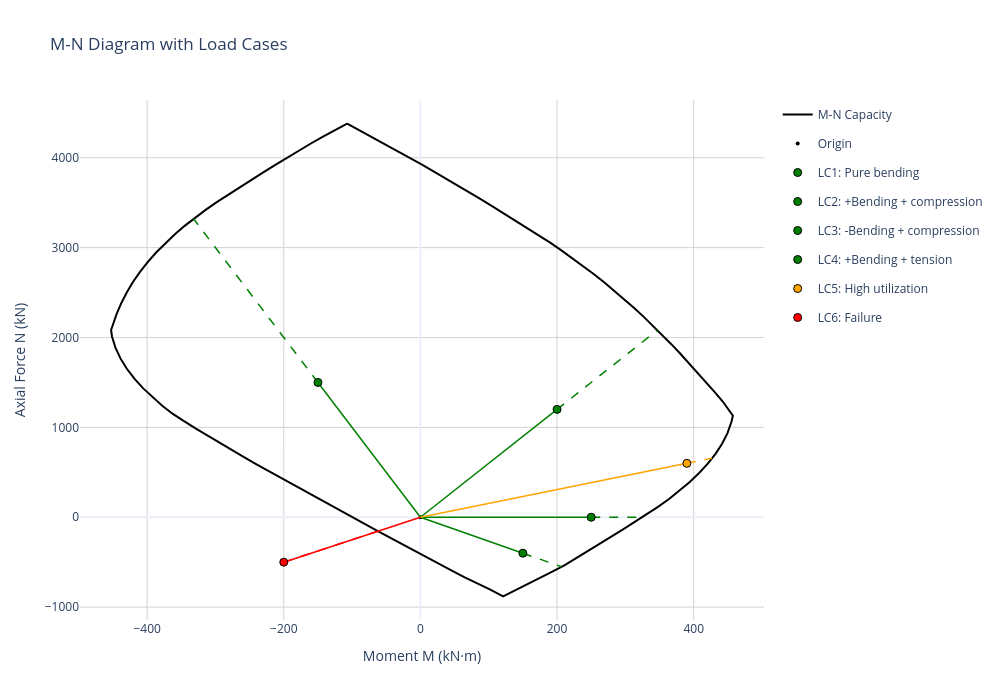

Notebook source saved alongside this figure:
### Markdown cell above
### 2.3 Visualize Load Cases on M-N Diagram

### Code cell
# Plot diagram with load points
plot_points = [
    {"N_Ed": lc["N_Ed"], "M_Ed": lc["M_Ed"], "name": lc["name"]}
    for lc in load_cases
]

bending_check.plot_mn(
    load_points=plot_points,
    show_vectors=True,
    title="M-N Diagram with Load Cases",
    show=False,
    width=1000,
)

### Figure 1 — Plotly figure (JSON) as saved in the notebook; plotly's stock layout.template omitted (floating-point values rounded to 4 significant figures)
{"data": [{"hovertemplate": "M: %{x:.1f} kN·m<br>N: %{y:.1f} kN<extra></extra>", "line": {"color": "black", "width": 2}, "mode": "lines", "name": "M-N Capacity", "type": "scatter", "x": [-107.2, -89.22, -71.16, -53.14, -35.21, -17.4, 0.3192, 17.94, 35.47, 52.92, 70.29, 87.58, 104.8, 122.0, 139.1, 156.2, 173.1, 189.9, 206.3, 222.5, 238.4, 254.0, 269.3, 284.3, 298.9, 313.3, 327.3, 341.0, 354.4, 367.6, 380.5, 393.2, 405.7, 418.0, 430.2, 442.2, 457.4, 455.1, 449.5, 441.5, 431.7, 420.3, 407.6, 393.8, 379.2, 363.9, 347.7, 331.1, 314.2, 297.2, 280.0, 262.8, 245.6, 228.2, 211.3, 193.0, 174.6, 156.2, 137.4, 121.0, 101.6, 82.61, 64.13, 45.94, 27.78, 9.646, -8.469, -26.55, -44.47, -62.38, -80.31, -98.26, -116.2, -134.1, -152.0, -169.9, -187.8, -205.6, -223.4, -241.2, -258.8, -276.5, -294.0, -311.3, -328.6, -345.5, -362.4, -377.9, -392.5, -406.1, -418.6, -429.7, -439.1, -446.4, -451.5, -452.8, -444.8, -437.9, -429.9, -420.8, -410.5, -399.2, -386.9, -373.7, -359.8, -345.1, -329.8, -313.9, -297.5, -280.8, -264.0, -247.1, -230.1, -213.0, -195.7, -178.4, -160.9, -143.3, -125.3, -107.2], "y": [4380.0, 4306.0, 4232.0, 4158.0, 4084.0, 4008.0, 3932.0, 3855.0, 3778.0, 3700.0, 3621.0, 3541.0, 3461.0, 3381.0, 3301.0, 3220.0, 3138.0, 3055.0, 2970.0, 2883.0, 2794.0, 2704.0, 2612.0, 2518.0, 2422.0, 2325.0, 2227.0, 2127.0, 2025.0, 1923.0, 1819.0, 1715.0, 1610.0, 1504.0, 1397.0, 1290.0, 1130.0, 1060.0, 936.5, 817.4, 703.3, 594.1, 489.7, 389.9, 294.2, 202.2, 115.4, 31.27, -50.98, -132.1, -212.2, -292.1, -372.3, -451.2, -533.3, -604.6, -675.3, -745.7, -812.3, -880.3, -802.5, -737.0, -667.1, -594.7, -522.1, -449.3, -376.3, -303.0, -228.4, -153.8, -79.23, -4.874, 69.57, 144.1, 218.7, 293.5, 368.6, 444.0, 519.4, 594.9, 671.9, 749.0, 826.4, 905.9, 985.2, 1067.0, 1150.0, 1240.0, 1336.0, 1436.0, 1541.0, 1652.0, 1767.0, 1888.0, 2012.0, 2084.0, 2261.0, 2382.0, 2501.0, 2617.0, 2730.0, 2840.0, 2945.0, 3048.0, 3147.0, 3242.0, 3334.0, 3423.0, 3508.0, 3592.0, 3675.0, 3757.0, 3838.0, 3919.0, 3999.0, 4078.0, 4156.0, 4232.0, 4307.0, 4380.0]}, {"hovertemplate": "Origin (0,0)<extra></extra>", "marker": {"color": "black", "size": 4, "symbol": "circle"}, "mode": "markers", "name": "Origin", "type": "scatter", "x": [0], "y": [0]}, {"hoverinfo": "skip", "legendgroup": "lc_0", "line": {"color": "green", "dash": "solid", "width": 1.5}, "mode": "lines", "showlegend": false, "type": "scatter", "x": [0, 250], "y": [0, 0]}, {"hoverinfo": "skip", "legendgroup": "lc_0", "line": {"color": "green", "dash": "dash", "width": 1.5}, "mode": "lines", "showlegend": false, "type": "scatter", "x": [250, 324.7], "y": [0, 0]}, {"hovertemplate": "<b>LC1: Pure bending</b><br>N_Ed: 0.0 kN<br>M_Ed: 250.0 kN·m<br>N_Rd: 0.0 kN<br>M_Rd: 324.7 kN·m<br>Utilization: 77.0%<br>Status: ✓ PASS<extra></extra>", "legendgroup": "lc_0", "marker": {"color": "green", "line": {"color": "black", "width": 1}, "size": 8, "symbol": "circle"}, "mode": "markers", "name": "LC1: Pure bending", "type": "scatter", "x": [250], "y": [0]}, {"hoverinfo": "skip", "legendgroup": "lc_1", "line": {"color": "green", "dash": "solid", "width": 1.5}, "mode": "lines", "showlegend": false, "type": "scatter", "x": [0, 200], "y": [0, 1200]}, {"hoverinfo": "skip", "legendgroup": "lc_1", "line": {"color": "green", "dash": "dash", "width": 1.5}, "mode": "lines", "showlegend": false, "type": "scatter", "x": [200, 347.0], "y": [1200, 2082.0]}, {"hovertemplate": "<b>LC2: +Bending + compression</b><br>N_Ed: 1200.0 kN<br>M_Ed: 200.0 kN·m<br>N_Rd: 2081.8 kN<br>M_Rd: 347.0 kN·m<br>Utilization: 57.6%<br>Status: ✓ PASS<extra></extra>", "legendgroup": "lc_1", "marker": {"color": "green", "line": {"color": "black", "width": 1}, "size": 8, "symbol": "circle"}, "mode": "markers", "name": "LC2: +Bending + compression", "type": "scatter", "x": [200], "y": [1200]}, {"hoverinfo": "skip", "legendgroup": "lc_2", "line": {"color": "green", "dash": "solid", "width": 1.5}, "mode": "lines", "showlegend": false, "type": "scatter", "x": [0, -150], "y": [0, 1500]}, {"hoverinfo": "skip", "legendgroup": "lc_2", "line": {"color": "green", "dash": "dash", "width": 1.5}, "mode": "lines", "showlegend": false, "type": "scatter", "x": [-150, -332.1], "y": [1500, 3321.0]}, {"hovertemplate": "<b>LC3: -Bending + compression</b><br>N_Ed: 1500.0 kN<br>M_Ed: -150.0 kN·m<br>N_Rd: 3320.5 kN<br>M_Rd: -332.1 kN·m<br>Utilization: 45.2%<br>Status: ✓ PASS<extra></extra>", "legendgroup": "lc_2", "marker": {"color": "green", "line": {"color": "black", "width": 1}, "size": 8, "symbol": "circle"}, "mode": "markers", "name": "LC3: -Bending + compression", "type": "scatter", "x": [-150], "y": [1500]}, {"hoverinfo": "skip", "legendgroup": "lc_3", "line": {"color": "green", "dash": "solid", "width": 1.5}, "mode": "lines", "showlegend": false, "type": "scatter", "x": [0, 150], "y": [0, -400]}, {"hoverinfo": "skip", "legendgroup": "lc_3", "line": {"color": "green", "dash": "dash", "width": 1.5}, "mode": "lines", "showlegend": false, "type": "scatter", "x": [150, 206.7], "y": [-400, -551.2]}, {"hovertemplate": "<b>LC4: +Bending + tension</b><br>N_Ed: -400.0 kN<br>M_Ed: 150.0 kN·m<br>N_Rd: -551.2 kN<br>M_Rd: 206.7 kN·m<br>Utilization: 72.6%<br>Status: ✓ PASS<extra></extra>", "legendgroup": "lc_3", "marker": {"color": "green", "line": {"color": "black", "width": 1}, "size": 8, "symbol": "circle"}, "mode": "markers", "name": "LC4: +Bending + tension", "type": "scatter", "x": [150], "y": [-400]}, {"hoverinfo": "skip", "legendgroup": "lc_4", "line": {"color": "orange", "dash": "solid", "width": 1.5}, "mode": "lines", "showlegend": false, "type": "scatter", "x": [0, 390], "y": [0, 600]}, {"hoverinfo": "skip", "legendgroup": "lc_4", "line": {"color": "orange", "dash": "dash", "width": 1.5}, "mode": "lines", "showlegend": false, "type": "scatter", "x": [390, 426.8], "y": [600, 656.6]}, {"hovertemplate": "<b>LC5: High utilization</b><br>N_Ed: 600.0 kN<br>M_Ed: 390.0 kN·m<br>N_Rd: 656.6 kN<br>M_Rd: 426.8 kN·m<br>Utilization: 91.4%<br>Status: ✓ PASS<extra></extra>", "legendgroup": "lc_4", "marker": {"color": "orange", "line": {"color": "black", "width": 1}, "size": 8, "symbol": "circle"}, "mode": "markers", "name": "LC5: High utilization", "type": "scatter", "x": [390], "y": [600]}, {"hoverinfo": "skip", "legendgroup": "lc_5", "line": {"color": "red", "dash": "solid", "width": 1.5}, "mode": "lines", "showlegend": false, "type": "scatter", "x": [0, -200], "y": [0, -500]}, {"hoverinfo": "skip", "legendgroup": "lc_5", "line": {"color": "red", "dash": "dash", "width": 1.5}, "mode": "lines", "showlegend": false, "type": "scatter", "x": [-200, -62.05], "y": [-500, -155.1]}, {"hovertemplate": "<b>LC6: Failure</b><br>N_Ed: -500.0 kN<br>M_Ed: -200.0 kN·m<br>N_Rd: -155.1 kN<br>M_Rd: -62.1 kN·m<br>Utilization: 322.3%<br>Status: ✗ FAIL<extra></extra>", "legendgroup": "lc_5", "marker": {"color": "red", "line": {"color": "black", "width": 1}, "size": 8, "symbol": "circle"}, "mode": "markers", "name": "LC6: Failure", "type": "scatter", "x": [-200], "y": [-500]}], "layout": {"height": 700, "legend": {"x": 1.02, "xanchor": "left", "y": 1, "yanchor": "top"}, "title": {"text": "M-N Diagram with Load Cases"}, "width": 1000, "xaxis": {"gridcolor": "lightgray", "range": [-498.3, 502.9], "title": {"text": "Moment M (kN·m)"}, "zeroline": true}, "yaxis": {"gridcolor": "lightgray", "range": [-1143.0, 4643.0], "title": {"text": "Axial Force N (kN)"}, "zeroline": true}}}
